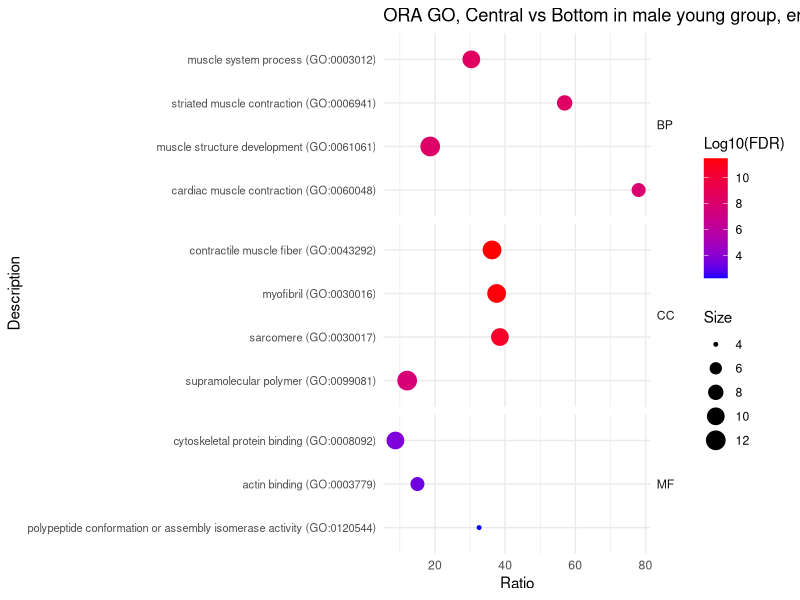
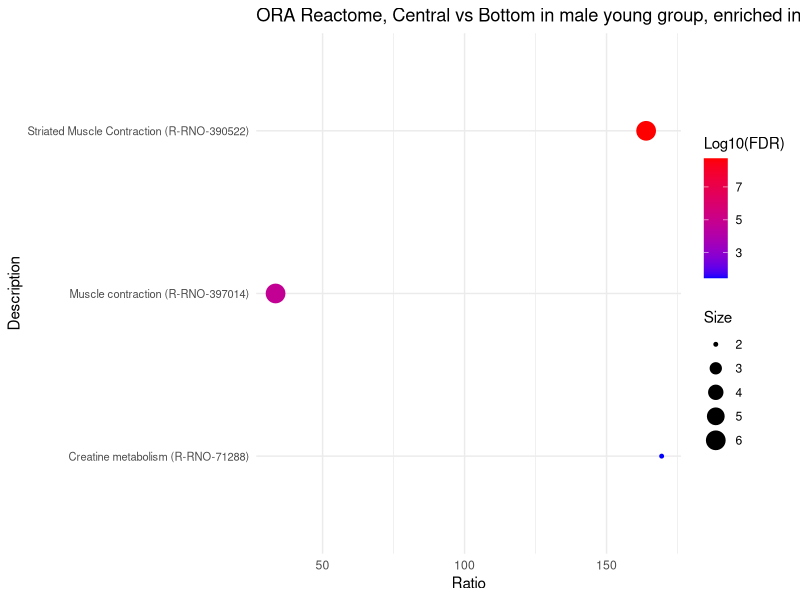
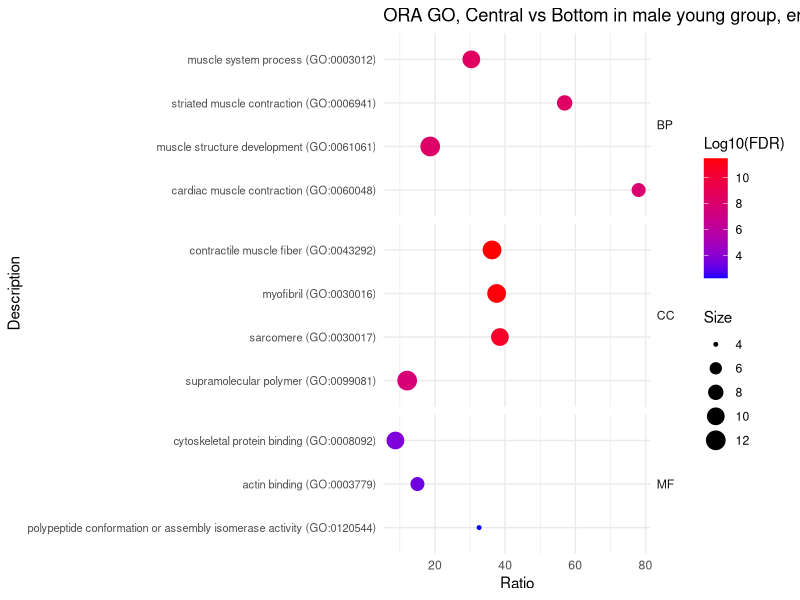
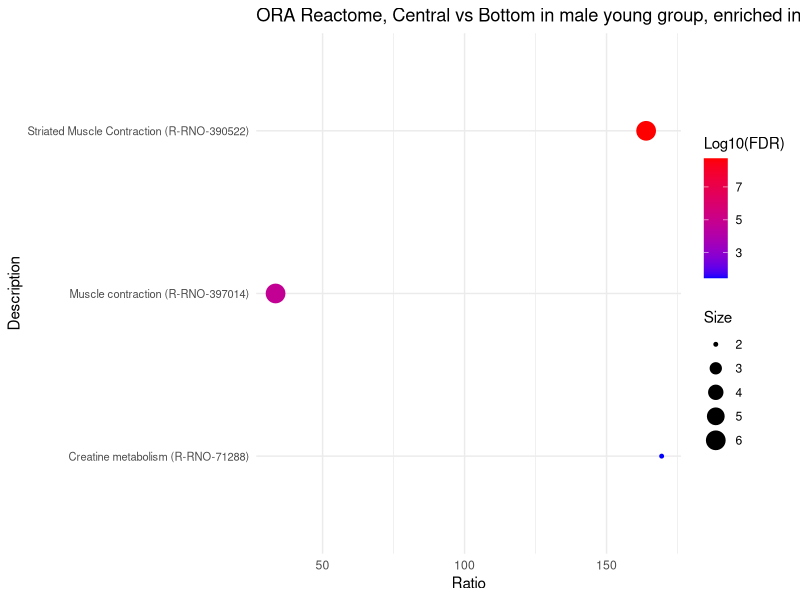

The R source for these figures, in order:
setwd(dirname(rstudioapi::getSourceEditorContext()$path))

library(readxl)
library(rio)
library(dplyr)
library(ggplot2)
library(ggrepel)

## ORA example ----------------------------------------------------------------
# central > bottom male young, n = 28

up <- read_excel("Central_vs_Bottom_Male_Young_ORA_selected.xlsx", sheet = "GO")

up <- up %>%
  group_by(GO) %>%
  arrange(`Log10(FDR)`, .by_grodown= TRUE) %>%
  ungroup() %>%
  mutate(Description = factor(Description, levels = unique(Description)))

# Create the plot
p1 <- ggplot(up, aes(x = Ratio, y = Description, color = `Log10(FDR)`, size = Size)) +
  geom_point() + 
  scale_colour_gradient(low = "blue", high = "red",
                        space = "Lab", na.value = "grey50", guide = "colourbar",
                        aesthetics = "colour") +
  ggtitle("ORA GO, Central vs Bottom in male young group, enriched in the central group") +
  # Facet by FactorType to create separate clusters
  facet_grid(GO ~ ., scales = "free_y", space = "free_y") +
  theme_minimal() +
  theme(axis.text.y = element_text(size = 8), # Adjust text size for readability
        strip.text.y = element_text(angle = 0, hjust = 0)) # Keep facet labels horizontal

print(p1)


## reactome -------
## up in central -------

up <- read_excel("Central_vs_Bottom_Male_Young_ORA_selected.xlsx", sheet = "Reactome")

# Order Description based on the absolute value of Log10(FDR) in descending order
# This places the most significant (largest absolute Log10(FDR)) at the top
up <- up %>%
  arrange((abs(`Log10(FDR)`))) %>%
  mutate(Description = factor(Description, levels = unique(Description)))

# Create the plot
p2 <- ggplot(up, aes(x = Ratio, y = Description, color = `Log10(FDR)`, size = Size)) +
  geom_point() +
  scale_colour_gradient(low = "blue", high = "red",
                        space = "Lab", na.value = "grey50", guide = "colourbar",
                        aesthetics = "colour") +
  ggtitle("ORA Reactome, Central vs Bottom in male young group, enriched in the central group") +
  theme_minimal() +
  theme(axis.text.y = element_text(size = 8)) # Adjust text size for readability

# Print the plot
print(p2)


pdf("Central vs Bottom in male young group summary barplot ORA.pdf", width = 11, height = 8.5)
print(p1)
print(p2)
dev.off()
